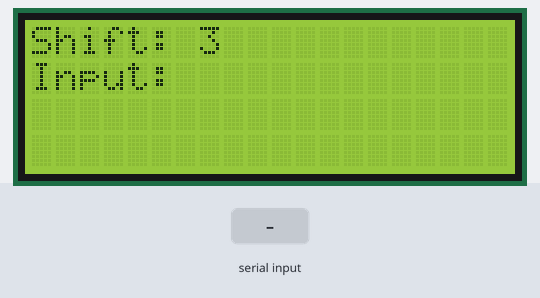
Simulated run of this sketch. Board: Arduino Uno, built with avr-gcc and run on an emulated ATmega328P. Parts: 20×4 character LCD. Inputs (shaded band) come from the test bench. What the sketch prints to the serial monitor is not drawn.

Above: at 4.4 s.
4.5 s: "s90\n" received over Serial
At 5.5 s:
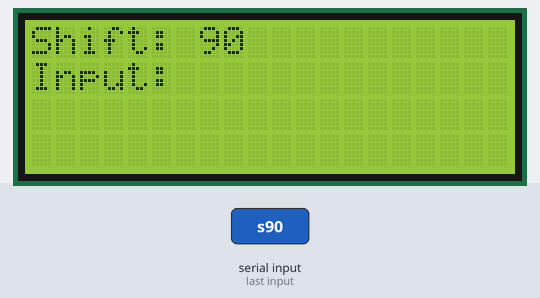
6.0 s: "e90\n" received over Serial
At 7.2 s:
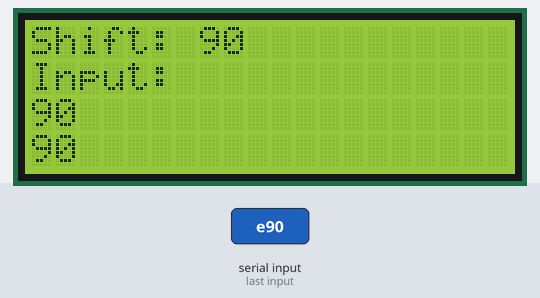
7.5 s: "e,45\n" received over Serial
At 8.8 s:
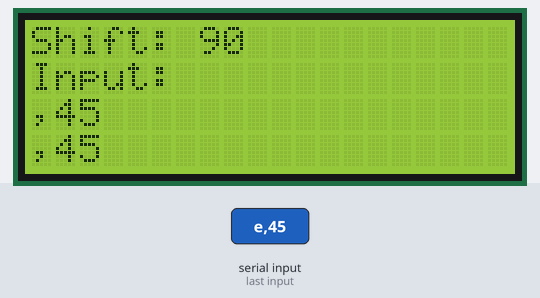
Timing chart, 0 to 10.5 s (numbered marks = the images above; inputs shaded):
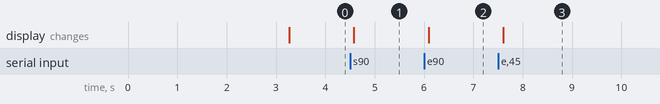

Measured:
- after the input at 4.5 s, the display: changes after 0.08 s (image 1)
- after the input at 6.0 s, the display: changes after 0.09 s (image 2)
- after the input at 7.5 s, the display: changes after 0.11 s (image 3)

The sketch:

CipherCesar.ino
```cpp
#include <LiquidCrystal.h>

// Инициализация LCD дисплея (RS, E, D4, D5, D6, D7)
LiquidCrystal lcd(13, 12, 11, 10, 9, 8);

// Переменные для работы с шифром
String inputText = "";
String outputText = "";
int shift = 3; // Сдвиг по умолчанию
bool isReady = false;

// Функция шифрования/дешифрования Цезаря
String caesarCipher(String text, int shift, bool encrypt) {
  String result = "";

  // Если дешифруем, меняем знак сдвига
  if (!encrypt) {
    shift = -shift;
  }

  for (int i = 0; i < text.length(); i++) {
    char c = text.charAt(i);

    // Обработка заглавных букв
    if (c >= 'A' && c <= 'Z') {
      c = ((c - 'A' + shift + 26) % 26) + 'A';
    }
    // Обработка строчных букв
    else if (c >= 'a' && c <= 'z') {
      c = ((c - 'a' + shift + 26) % 26) + 'a';
    }
    // Обработка русских заглавных букв
    else if (c >= 'А' && c <= 'Я') {
      c = ((c - 'А' + shift + 33) % 33) + 'А';
    }
    // Обработка русских строчных букв
    else if (c >= 'а' && c <= 'я') {
      c = ((c - 'а' + shift + 33) % 33) + 'а';
    }
    // Остальные символы остаются без изменений

    result += c;
  }

  return result;
}

// Функция отображения текста на LCD с прокруткой
void displayScrollText(String text, int row, int startPos = 0) {
  // Очищаем строку
  lcd.setCursor(0, row);
  lcd.print("                    "); // 20 пробелов

  // Отображаем текст с позиции startPos
  lcd.setCursor(0, row);
  String displayText = text.substring(startPos);
  if (displayText.length() > 20) {
    displayText = displayText.substring(0, 20);
  }
  lcd.print(displayText);
}

// Функция обновления дисплея
void updateDisplay() {
  lcd.setCursor(0, 0);
  lcd.print("Shift: ");
  lcd.print(shift);
  lcd.print("           "); // Очистка остатка строки

  lcd.setCursor(0, 1);
  lcd.print("Input:");
  lcd.print("              "); // Очистка остатка строки

  if (inputText.length() > 0) {
    displayScrollText(inputText, 2);
  } else {
    lcd.setCursor(0, 2);
    lcd.print("                    ");
  }

  if (isReady && outputText.length() > 0) {
    displayScrollText(outputText, 3);
  } else {
    lcd.setCursor(0, 3);
    lcd.print("                    ");
  }
}

void setup() {
  // Инициализация LCD дисплея
  lcd.begin(20, 4);

  // Инициализация последовательного порта
  Serial.begin(9600);

  // Приветственное сообщение
  lcd.setCursor(0, 0);
  lcd.print("Caesar Cipher v1.0");
  lcd.setCursor(0, 1);
  lcd.print("Ready to encode!");
  lcd.setCursor(0, 2);
  lcd.print("Commands:");
  lcd.setCursor(0, 3);
  lcd.print("s<num> e<text> d<text>");

  delay(3000);

  // Инструкции в Serial Monitor
  Serial.println("=== CAESAR CIPHER CONVERTER ===");
  Serial.println("Commands:");
  Serial.println("s<number> - set shift (e.g., s5)");
  Serial.println("e<text>   - encrypt text (e.g., eHello)");
  Serial.println("d<text>   - decrypt text (e.g., dKhoor)");
  Serial.println("h         - show help");
  Serial.println("c         - clear display");
  Serial.println("==============================");

  updateDisplay();
}

void loop() {
  // Проверяем наличие данных в Serial порту
  if (Serial.available() > 0) {
    String command = Serial.readStringUntil('\n');
    command.trim(); // Удаляем лишние пробелы

    if (command.length() > 0) {
      processCommand(command);
    }
  }

  delay(100); // Небольшая задержка для стабильности
}

void processCommand(String command) {
  char cmd = command.charAt(0);
  String data = command.substring(1);

  switch (cmd) {
    case 's':
    case 'S':
      // Установка сдвига
      if (data.length() > 0) {
        int newShift = data.toInt();
        if (newShift != 0 || data == "0") {
          shift = newShift;
          Serial.print("Shift set to: ");
          Serial.println(shift);
          isReady = false;
          inputText = "";
          outputText = "";
          updateDisplay();
        } else {
          Serial.println("Error: Invalid shift value");
        }
      }
      break;

    case 'e':
    case 'E':
      // Шифрование
      if (data.length() > 0) {
        inputText = data;
        outputText = caesarCipher(inputText, shift, true);
        isReady = true;

        Serial.println("=== ENCRYPTION ===");
        Serial.print("Input:  ");
        Serial.println(inputText);
        Serial.print("Output: ");
        Serial.println(outputText);
        Serial.print("Shift:  ");
        Serial.println(shift);

        updateDisplay();
      } else {
        Serial.println("Error: No text to encrypt");
      }
      break;

    case 'd':
    case 'D':
      // Дешифрование
      if (data.length() > 0) {
        inputText = data;
        outputText = caesarCipher(inputText, shift, false);
        isReady = true;

        Serial.println("=== DECRYPTION ===");
        Serial.print("Input:  ");
        Serial.println(inputText);
        Serial.print("Output: ");
        Serial.println(outputText);
        Serial.print("Shift:  ");
        Serial.println(shift);

        updateDisplay();
      } else {
        Serial.println("Error: No text to decrypt");
      }
      break;

    case 'h':
    case 'H':
      // Помощь
      Serial.println("=== HELP ===");
      Serial.println("s<number> - set shift value");
      Serial.println("e<text>   - encrypt text");
      Serial.println("d<text>   - decrypt text");
      Serial.println("c         - clear display");
      Serial.println("h         - show this help");
      Serial.println("Example: s7, eHello World, dOlssv Dvysk");
      break;

    case 'c':
    case 'C':
      // Очистка
      inputText = "";
      outputText = "";
      isReady = false;
      updateDisplay();
      Serial.println("Display cleared");
      break;

    default:
      Serial.println("Error: Unknown command. Type 'h' for help");
      break;
  }
}
```
